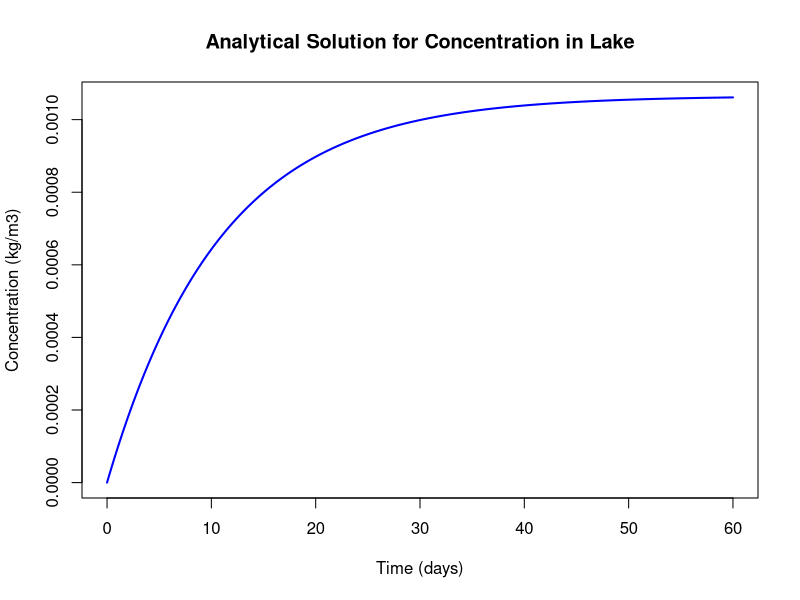

R code for this plot:
# Lake pollution box model

C0 <- 0; C1 <- 0.002; C2 <- 0.001
Q1 <- 7; Q2 <- 100; V <- 1e8

a <- Q1 * C1 + Q2 * C2
b <- Q1 + Q2

options(scipen = 999)  
time <- seq(0, 60 * 86400, by = 3600)   # 0 to 60 days, hourly steps
C <- (a + (b * C0 - a) * exp(-b * time / V)) / b
plot(time / 86400, C, type = "l", col = "blue", lwd = 2,
     xlab = "Time (days)", ylab = "Concentration (kg/m3)",
     main = "Analytical Solution for Concentration in Lake")
